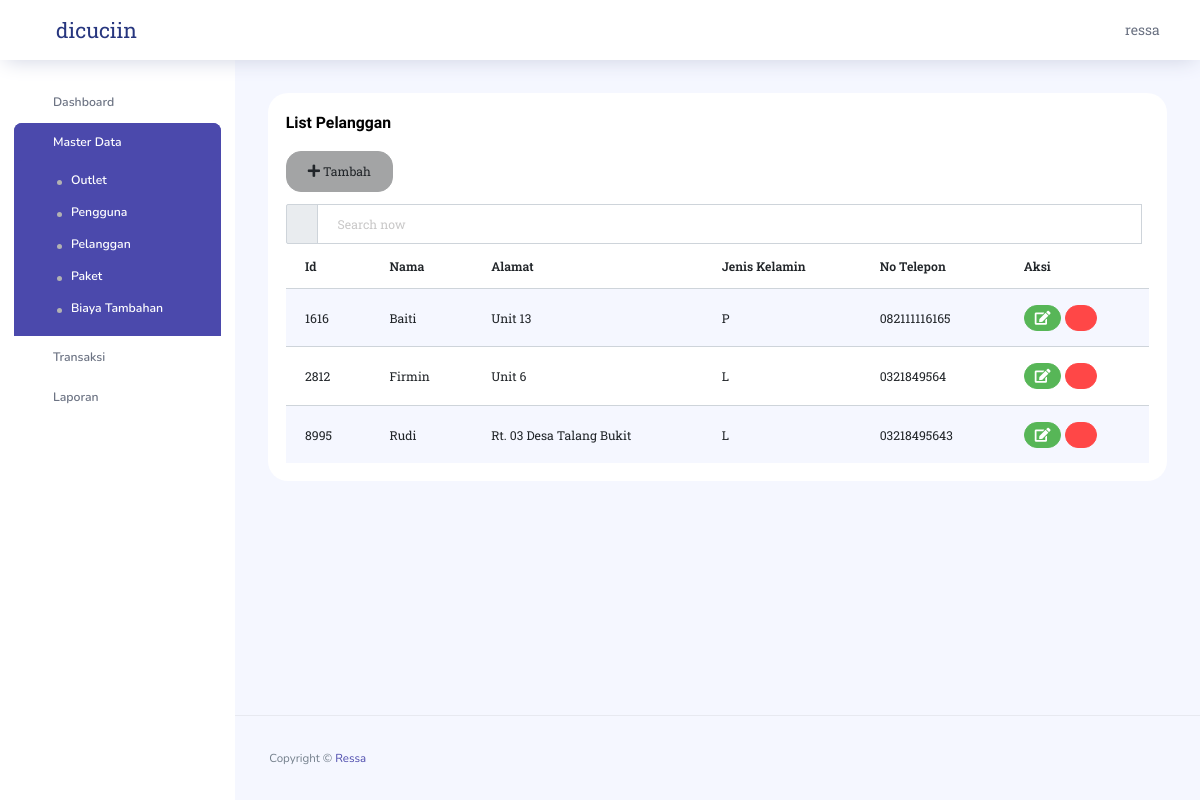
/laundryyy/pelanggan.php (signed in), run on an earlier commit of the app's database.
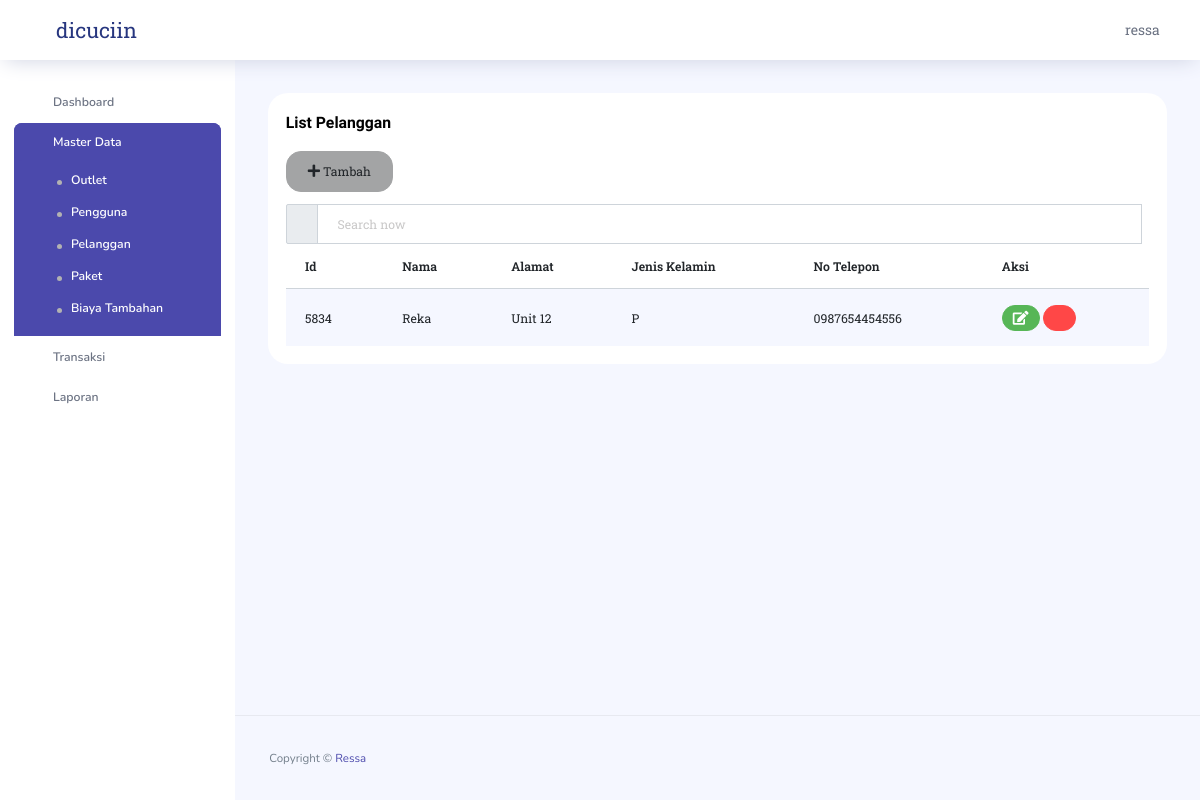
And on a later commit of the database.
### tables this page shows
CREATE TABLE `tb_member` (
  `id` int(11) NOT NULL,
  `nama_member` varchar(100) NOT NULL,
  `alamat` text NOT NULL,
  `jenis_kelamin` enum('L','P') NOT NULL,
  `tlp` varchar(15) NOT NULL
);

### laundryyy/pelanggan.php (the view, shortened to what this page needs)
<?php
include 'koneksi.php';
$username = $_SESSION["username"];
?>
<!DOCTYPE html>
<html lang="en">
<head>
    <?php include 'head.php' ?>
</head>
<body>
    <div class="container-scroller">
        <nav class="navbar col-lg-12 col-12 p-0 fixed-top d-flex flex-row">
            <?php include 'header.php' ?>
        </nav>
        <div class="container-fluid page-body-wrapper">
            <nav class="sidebar sidebar-offcanvas" id="sidebar">
                <?php include 'sidebar.php' ?>
            </nav>
            <div class="main-panel">
                <div class="content-wrapper">
                    <div class="row">
                        <div class="col-lg-12 grid-margin stretch-card">
                            <div class="card">
                                <div class="card-body">
                                    <h4 class="card-title">List Pelanggan</h4>
                                    <p class="card-description">
                                        <button class="btn btn-secondary" data-toggle="modal"
                                            data-target="#tambahOutlet">
                                            <i class="fas fa-plus"></i> Tambah
                                        </button>
                                    </p>
                                    <ul class="navbar-nav mr-lg-2">
                                        <li class="nav-item nav-search d-none d-lg-block">
                                            <div class="input-group">
                                                <div class="input-group-prepend hover-cursor" id="navbar-search-icon">
                                                    <span class="input-group-text" id="search">
                                                        <i class="icon-search"></i>
                                                    </span>
                                                </div>
                                                <input type="text" class="form-control" id="search-input"
                                                    placeholder="Search now" aria-label="search"
                                                    aria-describedby="search">
                                            </div>
                                        </li>
                                    </ul>
                                    <div class="table-responsive" style="max-height: 500px;">
                                        <table class="table table-striped" id="outlet-table">
                                            <thead>
                                                <tr>
                                                    <th>Id</th>
                                                    <th>Nama</th>
                                                    <th>Alamat</th>
                                                    <th>Jenis Kelamin</th>
                                                    <th>No Telepon</th>
                                                    <th>Aksi</th>
                                                </tr>
                                            </thead>
                                            <tbody>
                                                <?php
                                                $queryUser = "SELECT * FROM tb_member";
                                                $userResult = $conn->query($queryUser);
                                                if ($userResult->num_rows > 0) {
                                                    while ($user = $userResult->fetch_assoc()) { ?>
                                                <tr>
                                                    <td>
                                                        <?php echo $user['id']; ?>
                                                    </td>
                                                    <td>
                                                        <?php echo $user['nama_member']; ?>
                                                    </td>
                                                    <td>
                                                        <?php echo $user['alamat']; ?>
                                                    </td>
                                                    <td>
                                                        <?php echo $user['jenis_kelamin']; ?>
                                                    </td>
                                                    <td>
                                                        <?php echo $user['tlp']; ?>
                                                    </td>
                                                    <td>
                                                        <a href="edit_pelanggan.php?id=<?= $user["id"]; ?>"
                                                            class="btn btn-success btn-small"><i
                                                                class="fas fa-edit"></i></a>
                                                        <a class="btn btn-danger btn-small delete-btn"
                                                            data-toggle="modal" data-target="#hapus"
                                                            data-userid="<?= $user["id"]; ?>">
                                                            <i class="icon-trash"></i>
                                                    </td>
                                                </tr>
                                                <?php
                                                    }
                                                }
                                                ?>
                                            </tbody>
                                        </table>
                                    </div>
                                </div>
                            </div>
                        </div>
                    </div>
                </div>
                <footer class="footer">
                    <div class="d-sm-flex justify-content-center justify-content-sm-between">
                        <?php include "footer.php"; ?>
                </footer>
            </div>
        </div>
    </div>
</body>
</html>

### laundryyy/head.php (shortened to what this page needs)
<link rel="stylesheet" href="vendors/feather/feather.css">
<link rel="stylesheet" href="vendors/ti-icons/css/themify-icons.css">
<link rel="stylesheet" href="vendors/css/vendor.bundle.base.css">
<link rel="stylesheet" href="vendors/datatables.net-bs4/dataTables.bootstrap4.css">
<link rel="stylesheet" href="vendors/ti-icons/css/themify-icons.css">
<link rel="stylesheet" type="text/css" href="js/select.dataTables.min.css">
<link rel="stylesheet" href="https://cdnjs.cloudflare.com/ajax/libs/font-awesome/5.15.4/css/all.min.css">
<link rel="stylesheet" href="css/vertical-layout-light/style.css">
<link rel="stylesheet" href="style.css">

### laundryyy/header.php (shortened to what this page needs)
<div class="text-center navbar-brand-wrapper d-flex align-items-center justify-content-center">
    <a class="navbar-brand brand-logo mr-5" href=""> dicuciin </a>
</div>
<div class="navbar-menu-wrapper d-flex align-items-center justify-content-end">
    <button class="navbar-toggler navbar-toggler align-self-center" type="button" data-toggle="minimize">
        <span class="icon-menu"></span>
    </button>
    <ul class="navbar-nav navbar-nav-right">
        <li class="nav-item nav-profile dropdown">
            <a class="nav-link dropdown-toggle" href="#" id="profileDropdown" role="button" data-toggle="dropdown"
                aria-haspopup="true" aria-expanded="false">
                <?php echo $username; ?><i class="menu-arrow"></i>
            </a>
        </li>
    </ul>
</div>

### laundryyy/sidebar.php (shortened to what this page needs)
<?php
include 'koneksi.php';
$username = $_SESSION["username"];
$sql = "SELECT peran FROM user WHERE username = ?";
$stmt = $conn->prepare($sql);
$stmt->bind_param("s", $username);
$stmt->execute();
$result = $stmt->get_result();
if ($result->num_rows > 0) {
    $data = $result->fetch_assoc();
    $peran = $data['peran'];
} else {
    echo "User tidak ditemukan";
}
?>
<ul class="nav">
    <?php if ($peran === 'admin') { ?>
        <li class="nav-item">
            <a class="nav-link" href="index.php">
                <i class="icon-grid menu-icon"></i>
                <span class="menu-title">Dashboard</span>
            </a>
        </li>
        <li class="nav-item">
            <a class="nav-link" data-toggle="collapse" href="#data" aria-expanded="false" aria-controls="data">
                <i class="icon-layout menu-icon"></i>
                <span class="menu-title">Master Data</span>
                <i class="menu-arrow"></i>
            </a>
            <div class="collapse" id="data">
                <ul class="nav flex-column sub-menu">
                    <li class="nav-item">
                        <a class="nav-link" href="outlet.php">
                            <span class="menu-title">Outlet</span>
                        </a>
                    </li>
                    <li class="nav-item">
                        <a class="nav-link" href="pengguna.php">
                            <span class="menu-title">Pengguna</span>
                        </a>
                    </li>
                    <li class="nav-item">
                        <a class="nav-link" href="pelanggan.php">
                            <span class="menu-title">Pelanggan</span>
                        </a>
                    </li>
                    <li class="nav-item">
                        <a class="nav-link" href="produk.php">
                            <span class="menu-title">Paket</span>
                        </a>
                    </li>
                    <li class="nav-item">
                        <a class="nav-link" href="biaya.php">
                            <span class="menu-title">Biaya Tambahan</span>
                        </a>
                    </li>
                </ul>
            </div>
        </li>
        <li class="nav-item">
            <a class="nav-link" href="transaksi.php">
                <i class="icon-file menu-icon"></i>
                <span class="menu-title">Transaksi</span>
            </a>
        </li>
        <li class="nav-item">
            <a class="nav-link" href="laporan.php">
                <i class="icon-paper menu-icon"></i>
                <span class="menu-title">Laporan</span>
            </a>
        </li>
    <?php } ?>
</ul>

### laundryyy/footer.php
<div class="d-sm-flex justify-content-center justify-content-sm-between">
    <span class="text-muted text-center text-sm-left d-block d-sm-inline-block">Copyright ©
        <a href="" target="_blank">Ressa</a></span>
</div>

### laundryyy/head.php (style rules this page uses)
.btn-small { padding: 5px 10px; font-size: 12px; margin-right: 0px; }

What changed in the data, as far as the page shows it:
removed tb_member: id "1616", nama_member "Baiti", alamat "Unit 13", jenis_kelamin "P", tlp "082111116165"
removed tb_member: id "2812", nama_member "Firmin", alamat "Unit 6", jenis_kelamin "L", tlp "0321849564"
removed tb_member: id "8995", nama_member "Rudi", alamat "Rt. 03 Desa Talang Bukit", jenis_kelamin "L", tlp "03218495643"
added tb_member: id "5834", nama_member "Reka", alamat "Unit 12", jenis_kelamin "P", tlp "0987654454556"
